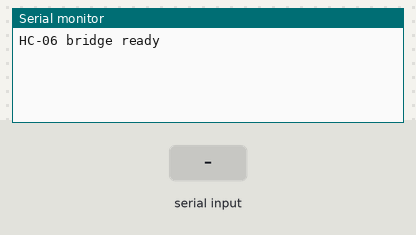
Bench run of a sketch on a simulated Arduino Uno, built with avr-gcc and run on an emulated ATmega328P. On the bench: the last lines printed to the serial monitor. The test bench sets the inputs (shaded band).

Above: at 1.2 s.
1.3 s: "1" received over the second serial link
At 2.5 s:
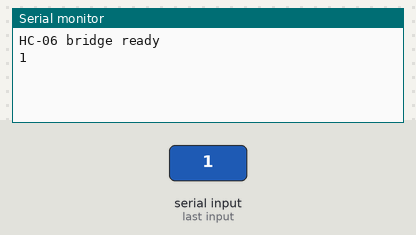
2.8 s: "0" received over the second serial link
At 3.8 s:
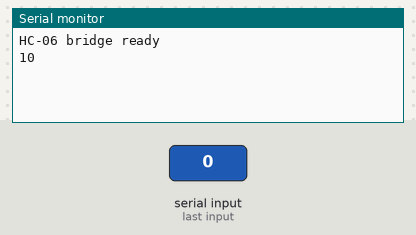

Measured:
- after the input at 1.3 s, the serial monitor: prints a new line at once (image 1)
- after the input at 2.8 s, the serial monitor: prints a new line at once (image 2)

The sketch:

Topic1Bluetooth.ino
```cpp
#include <SoftwareSerial.h>
SoftwareSerial hc06(2,3);  // RX, TX

void setup() {
  Serial.begin(9600);      // USB Serial Monitor
  hc06.begin(9600);        // HC-06 default
  Serial.println("HC-06 bridge ready");
}

void loop() {
  if (hc06.available()) Serial.write(hc06.read());
  if (Serial.available()) hc06.write(Serial.read());
}
```
